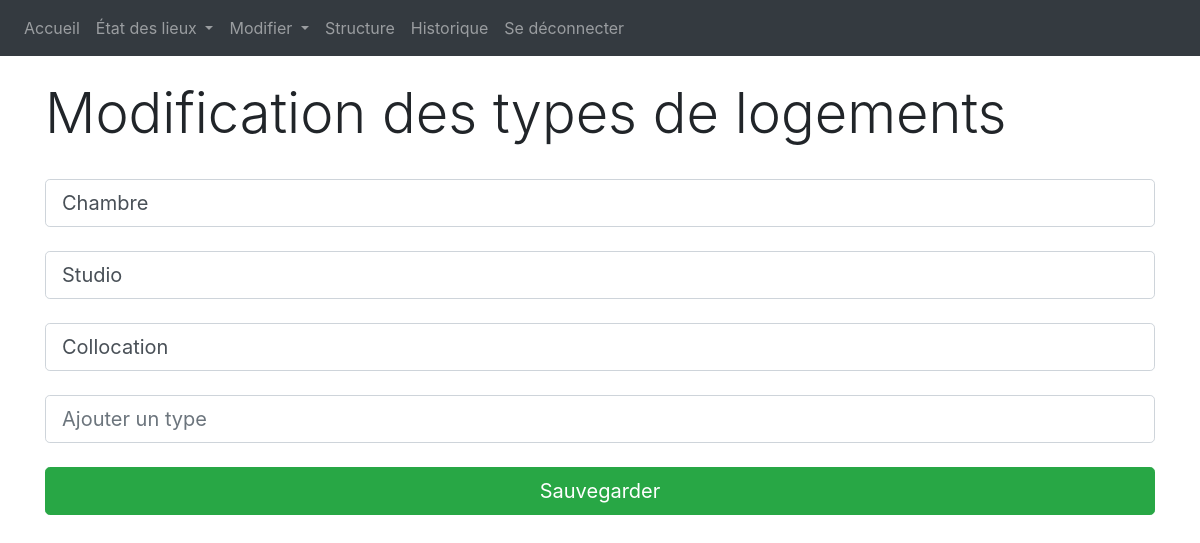
/modification_types_logement (signed in), run on the app's committed database.
### website/models.py (models this page shows)
class TypeLogement(db.Model):
    __tablename__ = "type_logement"
    id = db.Column(db.Integer, primary_key=True)
    type = db.Column(db.String(50))

### website/views.py (the view)
@views.route('modification_types_logement', methods = ['GET', 'POST'])
@login_required
def modification_types_logement():
    Types = db.session.query(TypeLogement).all()
    return render_template('modification_types_logement.html', user=current_user, Types=Types)

### website/__init__.py (called while the page is built)
def create_app():
    app = Flask(__name__)
    app.config['SECRET_KEY'] = 'iamgay143li223*&dlf'
    app.config['SQLALCHEMY_DATABASE_URI'] = f'sqlite:///{DB_NAME}'
    db.init_app(app)
    from .views import views
    from .auth import auth
    app.register_blueprint(views, url_prefix = '/')
    app.register_blueprint(auth, url_prefix = '/')
    from .models import User
    with app.app_context():
        db.create_all()
    login_manager = LoginManager()
    login_manager.login_view = 'auth.login'
    login_manager.init_app(app)
    @login_manager.user_loader
    def load_user(id):
        return User.query.get(int(id))
    return app

### website/templates/modification_types_logement.html
{% extends "base.html" %} {%block title %}Modification types de logement{% endblock %}
{% block content %}
<br>
<h1 class="display-4">Modification des types de logements</h1>
<br>
<form>
{% for type in Types %}
<input class="form-control form-control-lg" type="text" id="type" name="{{type.id}}" value="{{type.type}}" placeholder="Nom">
<br>
{% endfor %}
<input class="form-control form-control-lg" type="text" id="type" name="newtypeoflogement" value="" placeholder="Ajouter un type">
<br>
<button type="submit" class="btn btn-success btn-lg btn-block">Sauvegarder</button>
</form>
{% endblock %}

### data on the page
TypeLogement: type "Chambre"
TypeLogement: type "Studio"
TypeLogement: type "Collocation"
